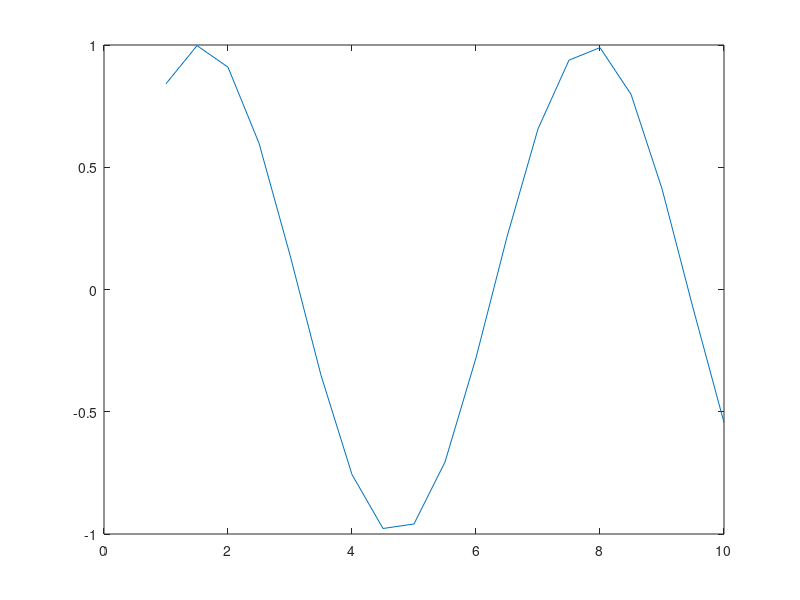

Write the MATLAB code that produced this figure.
a = [1 2 3 4 5 6 7];
b = [1 2 3 4 5 6 7];

plot (a, b);    %to see graphical view

x = [1:15]; %another way to declare
y = [1:15];

plot(x, y);

p = [1:0.1:3];
q = [1:0.1:3];

plot(p, q);


n = [1:0.5:10];
t = sin(n);

plot(n, t);